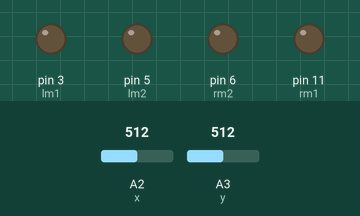
A sketch run on a simulated Arduino Uno, built with avr-gcc and run on an emulated ATmega328P. On the bench: output pins drawn as LEDs (lit = HIGH). The inputs (shaded band) are chosen by the test bench; at power-on: A2 (x) = 512, A3 (y) = 512.

Above: at 1.2 s.
1.3 s: A2 (x) set to 415
2.8 s: A2 (x) set to 400
At 3.3 s:
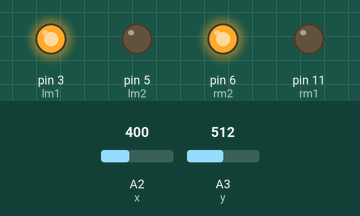
4.3 s: A3 (y) set to 411
5.8 s: A3 (y) set to 395
At 7.0 s:
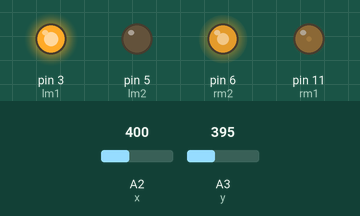
Timing chart, 0 to 7.3 s (numbered marks = the images above; inputs shaded):
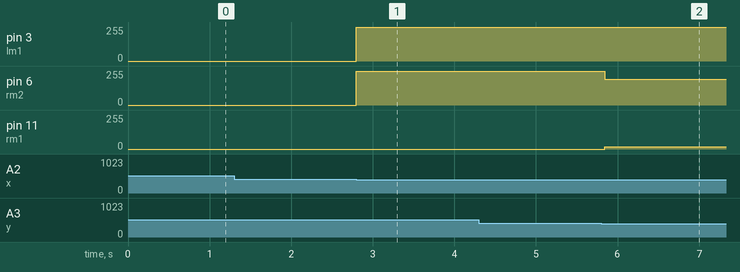

Measured:
- the behaviour switches between 401 and 400 on A2 (x) (found by bisection; images 0 and 1)
- the behaviour switches between 396 and 395 on A3 (y) (found by bisection; images 1 and 2)
- after the input at 2.8 s, pin 3 (lm1), pin 6 (rm2): 0/255 → 255/255 at once
- after the input at 5.8 s, pin 6 (rm2): 255/255 → 194/255 at once; pin 11 (rm1): 0/255 → 16/255 at once

The sketch:

spd_ctrl.ino
```cpp
int lm1=3,lm2=5,rm1=11,rm2=6;
int x=A2,y=A3;
int xv,yv;
void setup()
{
 pinMode(lm1,OUTPUT);
 pinMode(lm2,OUTPUT);
 pinMode(rm1,OUTPUT);
 pinMode(rm2,OUTPUT);
 pinMode(x,INPUT);
 pinMode(y,INPUT);
}
 void loop()
{
  xv=analogRead(x);
  yv=analogRead(y);
 if(xv>=320 && xv<=335 && yv>=320 && yv<=345)
  {
    analogWrite(lm1, 0);
    analogWrite(lm2, 0);  //stp
    analogWrite(rm1, 0);
    analogWrite(rm2, 0);
  }
     if(yv>=336 && yv<=395)
    {
      yv=map(yv,319,275,0,255);
    analogWrite(lm1,yv);
    analogWrite(lm2,0);  //stp
    analogWrite(rm1,yv);
    analogWrite(rm2,0);
    }
      if(yv>=319 && yv<=265)
    {
      yv=map(yv,315,256,0,255);
    analogWrite(lm1,0);
    analogWrite(lm2,yv);  //stp
    analogWrite(rm1,0);
    analogWrite(rm2,yv);
    }
    if(xv>=319 && xv<=265)
    {
      xv=map(xv,319,265,0,255);
    analogWrite(lm1,0);
    analogWrite(lm2,xv);  //stp
    analogWrite(rm1,xv);
    analogWrite(rm2,0);
    }

  if(xv>=346 && xv<=400)
    {
      xv=map(xv,340,400,0,255);
    analogWrite(lm1,xv);
    analogWrite(lm2,0);  //stp
    analogWrite(rm1,0);
    analogWrite(rm2,xv);
    }
}
```
